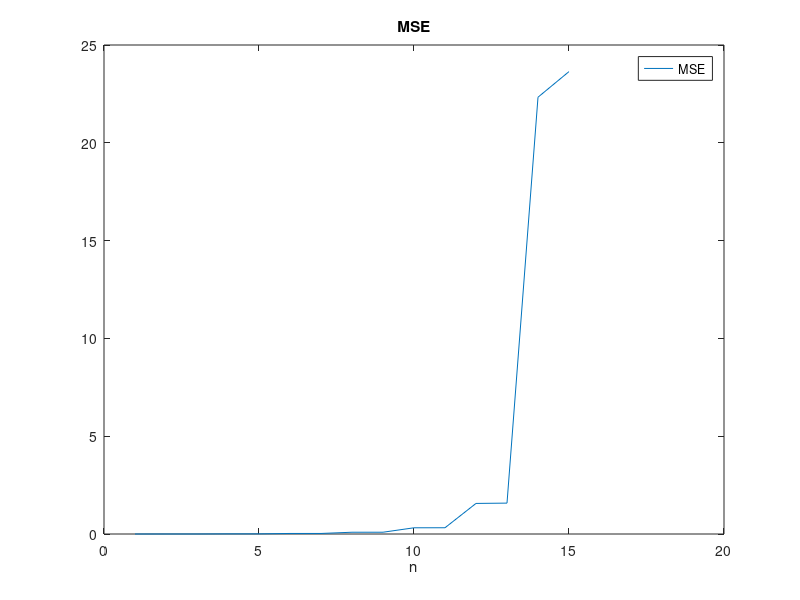
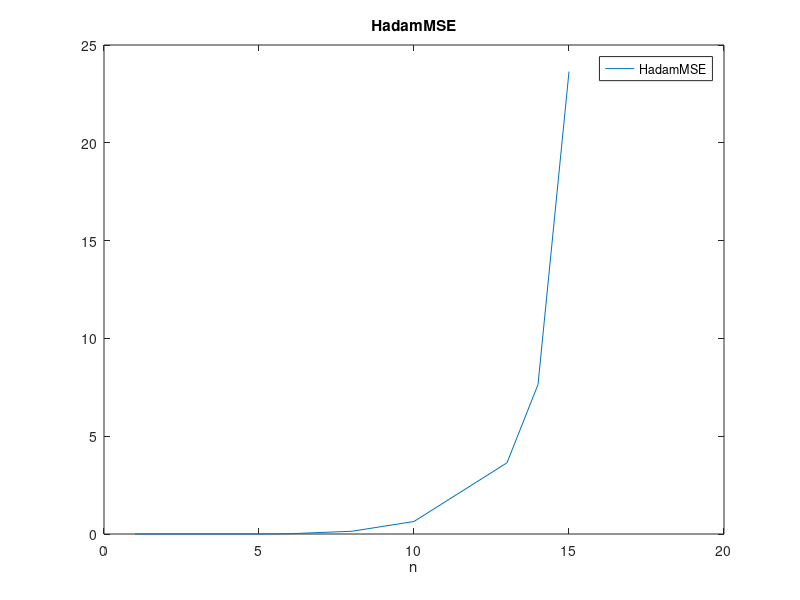

Write MATLAB code to recreate these figures, in order.
k = 0:15;
x = (k-8).^2 / 4;
n = length(x);

% dct transformation
XDct= dct(x);

MSE(1:15) = 0;
for i = 1:15
    XHatDct = XDct;
    XHatDct(n - i + 1 : n) = 0;
    xHatDct = idct(XHatDct);
    MSE(i) = mean((xHatDct - x).^2);
end

display(MSE')


%%%%%%%%%%%%%%%%%%%%%%%%%%%%%%%%%%%%%%%%%%%%%%%%%%%%%%%%%
i = 1:15;
figure(1);
plot(i,MSE);
title('MSE');
legend('MSE');
xlabel('n');

% 5.c
X_Hadam= 1/sqrt(n) * hadamard(n) * x';
X_Hadam_abs = abs(X_Hadam);
[sortXhadm, indexXhdam]=sort(X_Hadam_abs, 'ascend');

MSE_hadam(1:15) = 0;
for i = 1:15
    X_Hadam_Hat = X_Hadam;
    X_Hadam_Hat(indexXhdam(1:i)) = 0;
    smallx_Hadam_hat = 1/sqrt(n) * hadamard(n) * X_Hadam_Hat;
    MSE_hadam(i) = mean((smallx_Hadam_hat' - x).^2);
end
display(MSE_hadam')

i = 1:15;
figure(2);
plot(i,MSE_hadam);
title('HadamMSE');
legend('HadamMSE');
xlabel('n');

